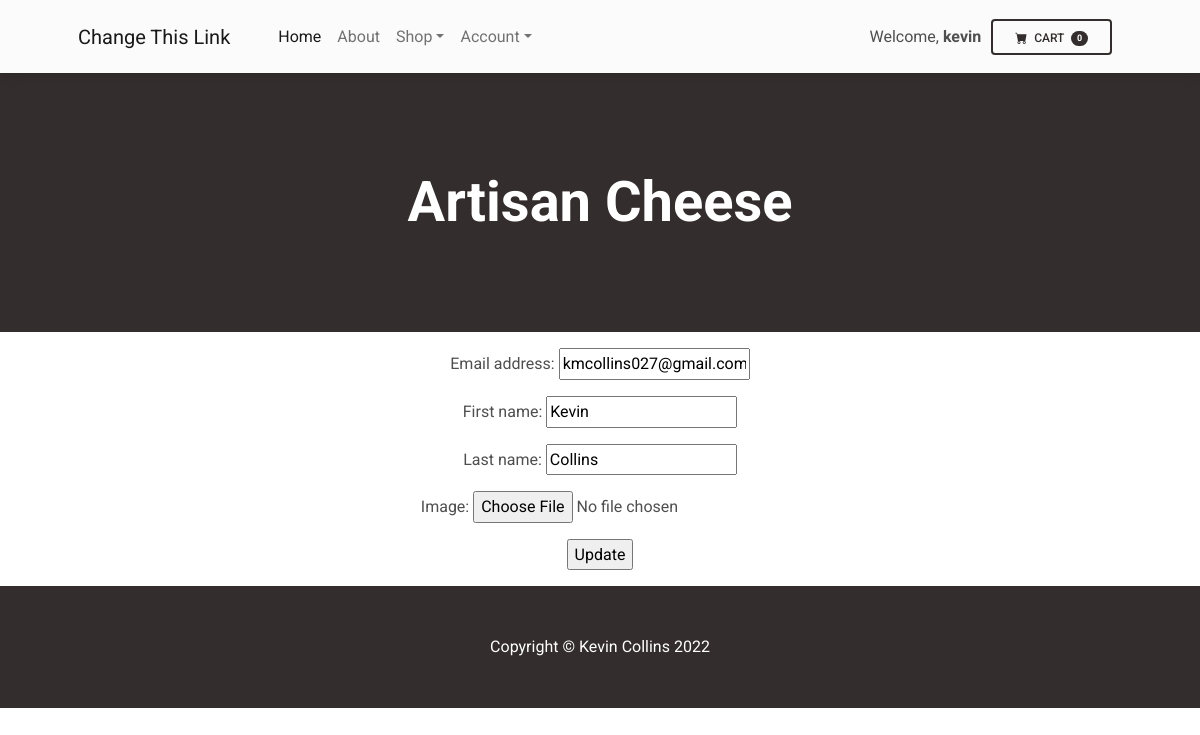
Page /update_account (signed in) on the committed database.
### shop/models.py (models this page shows)
class User(AbstractUser):
    image = models.ImageField(upload_to='images', default="No Image")

### shop/views.py (the view)
# urls.py: path("update_account", views.update_account, name="update-account"),
def update_account(request):
    user = User.objects.get(id=request.user.id)
    if request.method == 'POST':
        form = forms.UserAccountUpdateForm(request.POST, request.FILES, instance=user)
        if form.is_valid():
            form.save()
            return HttpResponseRedirect(reverse("account"))
    else:
        form = forms.UserAccountUpdateForm(instance=user)
    return render(request, "shop/update_account.html", {"form": form})

### shop/forms.py
class UserAccountUpdateForm(ModelForm):
    image = forms.ImageField(widget=forms.FileInput)
    class Meta:
        model = User
        fields = ['email','first_name', 'last_name', 'image']

### shop/templates/shop/update_account.html (shortened to what this page needs)
{% extends "shop/layout.html" %}
{% block main %}
<header class="bg-dark py-5">
    <div class="container px-4 px-lg-5 my-5">
        <div class="text-center text-white">
            <h1 class="display-4 fw-bolder">Artisan Cheese</h1>
        </div>
    </div>
</header>
<div class="text-center">
<form method="post" action="{% url 'update-account' %}" enctype="multipart/form-data">
    {{ form.as_p }}
    <input type="submit" value="Update">
</form>
</div>
{% endblock %}

### shop/templates/shop/layout.html (shortened to what this page needs)
{% load static %}
<!DOCTYPE html>
<html lang="en">
    <head>
        <link href="https://cdn.jsdelivr.net/npm/bootstrap-icons@1.5.0/font/bootstrap-icons.css" rel="stylesheet" />
        <link href="{% static 'shop/css/styles.css' %}" rel="stylesheet" />
        <link
        href="https://cdnjs.cloudflare.com/ajax/libs/font-awesome/6.0.0/css/all.min.css"
        rel="stylesheet"
        />
        <link
        href="https://cdnjs.cloudflare.com/ajax/libs/mdb-ui-kit/6.0.1/mdb.min.css"
        rel="stylesheet"
        />
    </head>
    <body>
        <nav class="navbar navbar-expand-lg navbar-light bg-light">
            <div class="container px-4 px-lg-5">
                <a class="navbar-brand" href="#!">Change This Link</a>
                <div class="collapse navbar-collapse" id="navbarSupportedContent">
                    <ul class="navbar-nav me-auto mb-2 mb-lg-0 ms-lg-4">
                        <li class="nav-item"><a class="nav-link active" aria-current="page" href="{% url 'index' %}">Home</a></li>
                        <li class="nav-item"><a class="nav-link" href="#!">About</a></li>
                        <li class="nav-item dropdown">
                            <a class="nav-link dropdown-toggle" id="navbarDropdown" href="#" role="button" data-bs-toggle="dropdown" aria-expanded="false">Shop</a>
                        </li>
                        {% if user.is_authenticated %}
                        <li class="nav-item dropdown">
                            <a class="nav-link dropdown-toggle" id="navbarDropdown" href="#" role="button" data-bs-toggle="dropdown" aria-expanded="false">Account</a>
                        </li>
                        {% endif %}
                    </ul>
                    {% if user.is_authenticated %}
                    <div>
                        Welcome, <strong>{{ user.username }}</strong>
                    </div>
                    {% endif %}
                    <div style="margin:10px;">
                        <button class="btn btn-outline-dark" type="submit" onclick=location.href="{% url 'cart' %}">
                            <i class="bi-cart-fill me-1"></i>
                            Cart
                            <span id="cl" class="badge bg-dark text-white ms-1 rounded-pill">{{user.shopping_cart.all.count}}</span>
                        </button>
                    </div>
                </div>
            </div>
        </nav>
        <main>
            {% block main %}
            {% endblock %}
        </main>
        <footer class="py-5 bg-dark">
            <div class="container"><p class="m-0 text-center text-white">Copyright &copy; Kevin Collins 2022</p></div>
        </footer>
    </body>
</html>

### rows in the picture
User: username "kevin", shopping_cart.all.count "0", email "kmcollins027@gmail.com", first_name "Kevin", last_name "Collins"
